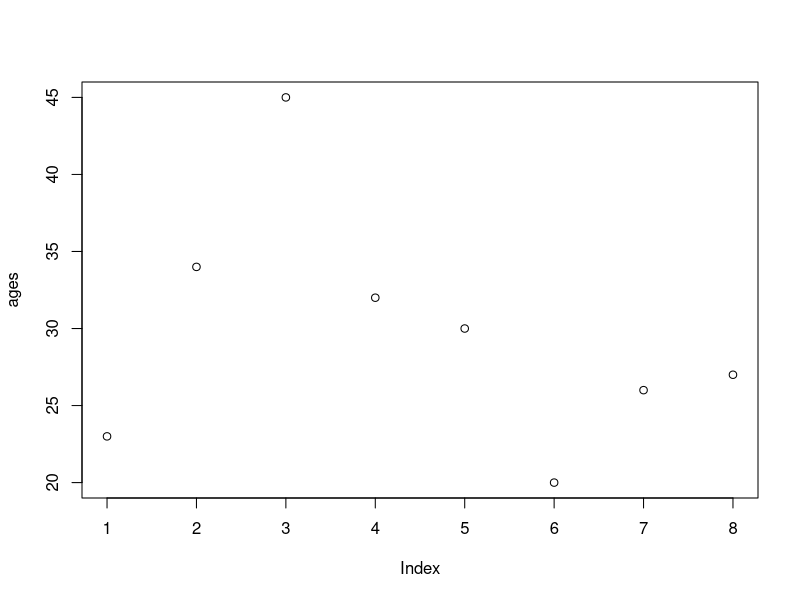
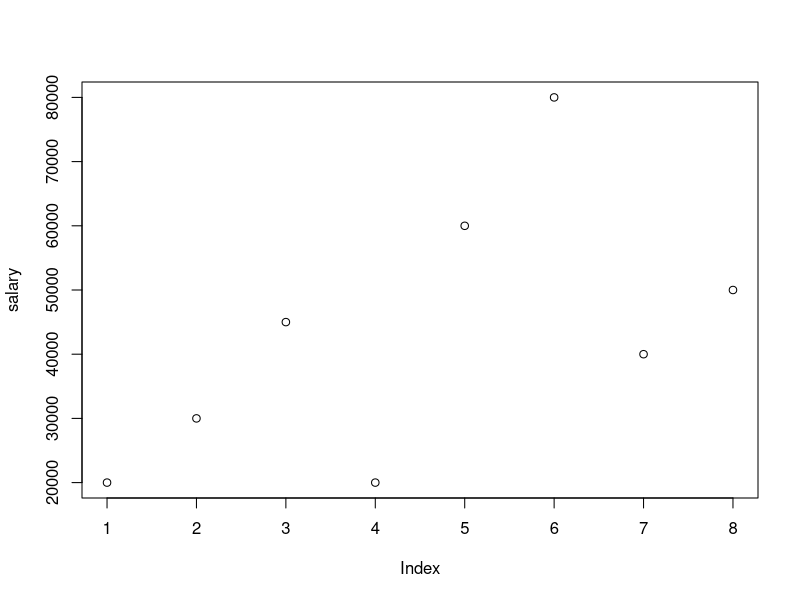
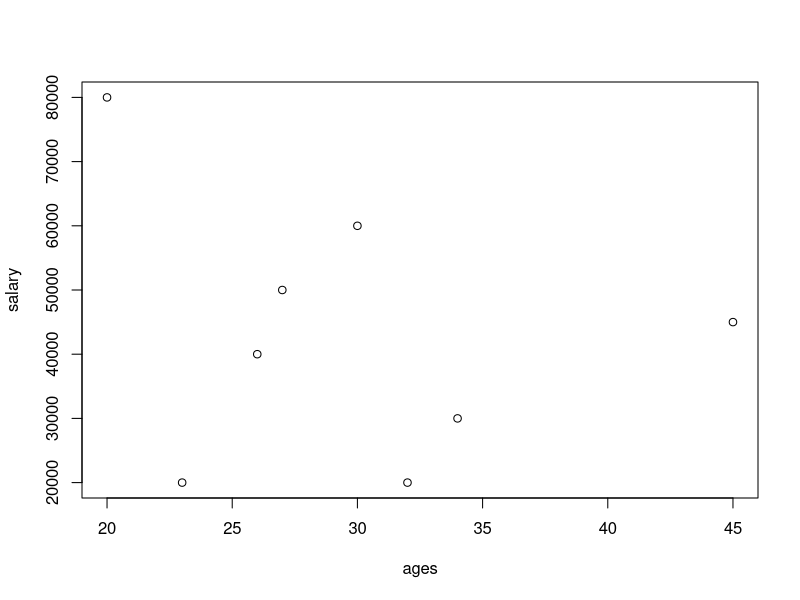
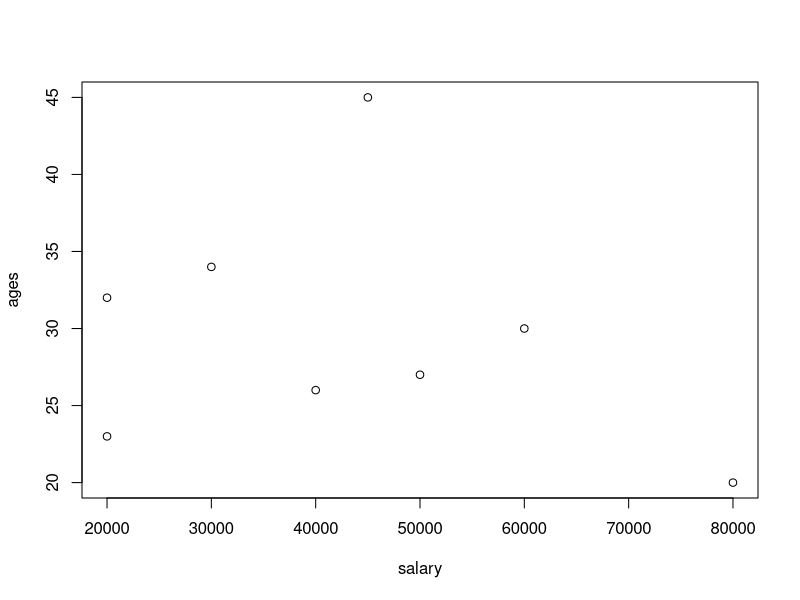
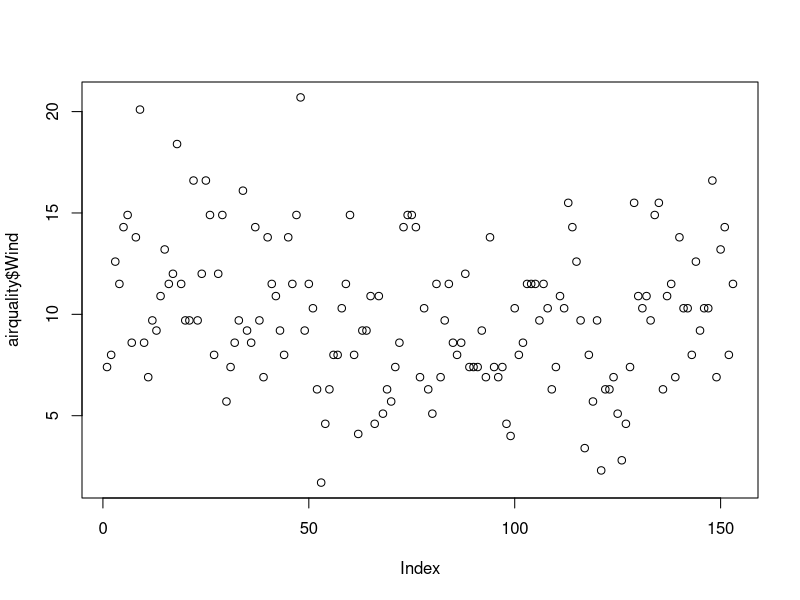
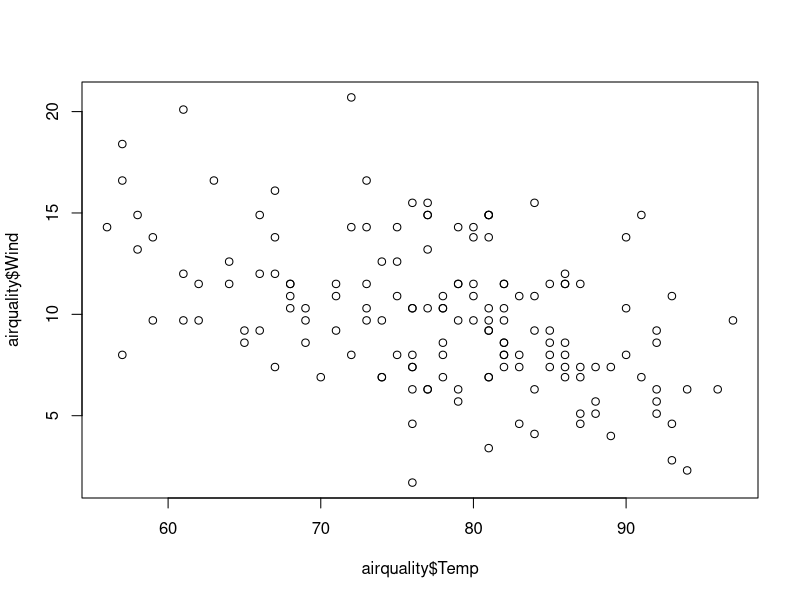
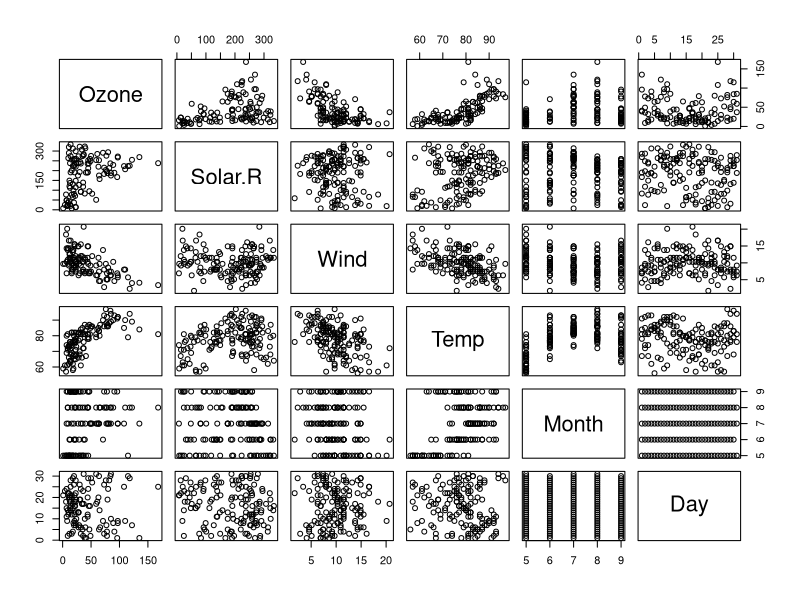
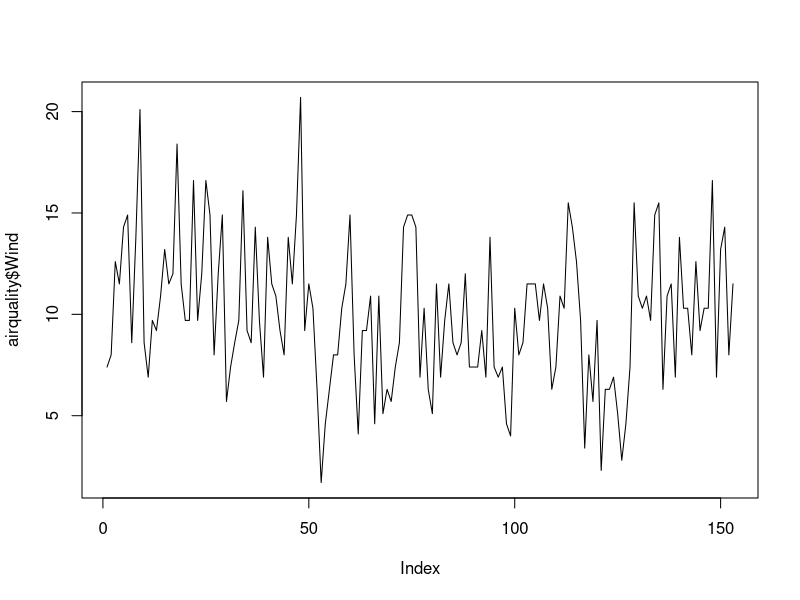

The R script that drew these images, in order:
ages=c(23,34,45,32,30,20,26,27)
plot(ages)
salary=c(20000,30000,45000,20000,60000,80000,40000,50000)
plot(salary)

plot(ages,salary)
plot(salary,ages)
help(plot)  #In doTryCatch(return(expr), name, parentenv, handler) :
  #display list redraw incomplete
##################################
#airquality=read.csv("path/airquality.csv")
#click on import dataset
ac=datasets::airquality
airquality=datasets::airquality
##top 10 rows and last 10 rows
head(airquality,10)
tail(airquality,10)
airquality[,c(1,2)]
df=airquality[,-6]
summary(airquality[,1])
airquality$Wind
summary(airquality$Wind)
##summary of the data
summary(airquality)
plot(airquality$Wind)
plot(airquality$Temp,airquality$Wind,type="p")
plot(airquality)
##plots and lines
plot(airquality$Wind,type="l") #p:points,l:lines,b:both
plot(airquality$Wind,xlab="ozone concentration",
     ylab="no of instances",main="ozone layer in NY city",col='blue')
##horizontal bar plot
barplot(airquality$Ozone,main="ozone concentration in air",
        ylab="ozone levels",col="red",horiz=F,axes=T)
##histogram
hist(airquality$Temp)
hist(airquality$Temp,
     main="solar Radiation values in air",
     xlab="solar red",col="black")
##single box plot
boxplot(airquality$Wind,main="Boxplot")
##multiple box plots
boxplot(airquality[,1:4],main="multiple")
##margin of grid(mar)
#no of rows and columns(mfrow), 
#whether a border is to be included(bty) 
#and position of the 
#labels(las: 1 for horizontal, las: 0 for vertical)
#bty - box around the plot
par(mfrow=c(3,3),mar=c(2,5,2,1),las=0,bty="o")
plot(airquality$Ozone)
plot(airquality$Ozone,airquality$Wind)
plot(airquality$Ozone,type="l")
plot(airquality$Ozone,main="Ozone concentration in air",
     xlab="ozone layers",col="purple",horiz=TRUE)
hist(airquality$Solar.R)
boxplot(airquality$Solar.R)
boxplot(airquality[,0:4],main="Multiple Box Plots")
######  HOME WORK  ####
e=datasets::quakes
View(quakes)
summary(quakes)
summary(quakes$depth)
plot(quakes)
plot(quakes$depth)
hist(quakes$long,
     col="red")
boxplot(quakes$long)
boxplot(quakes)

